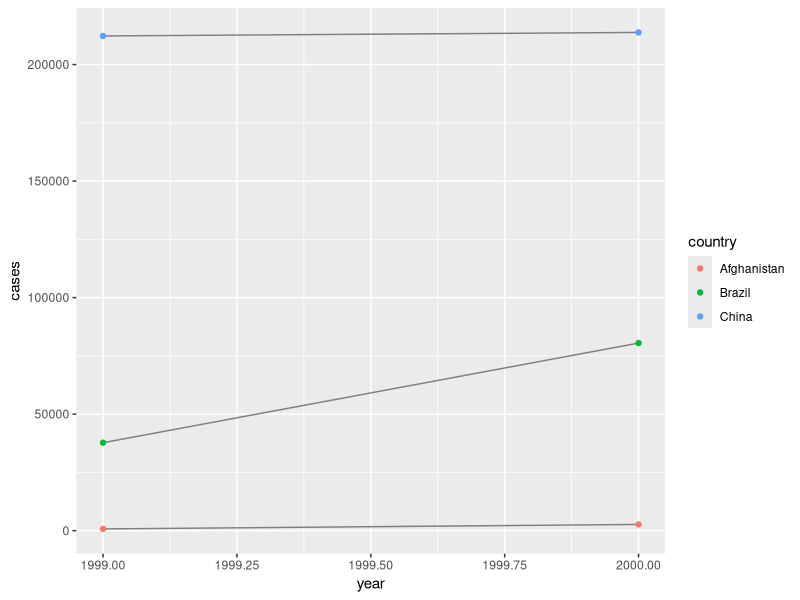
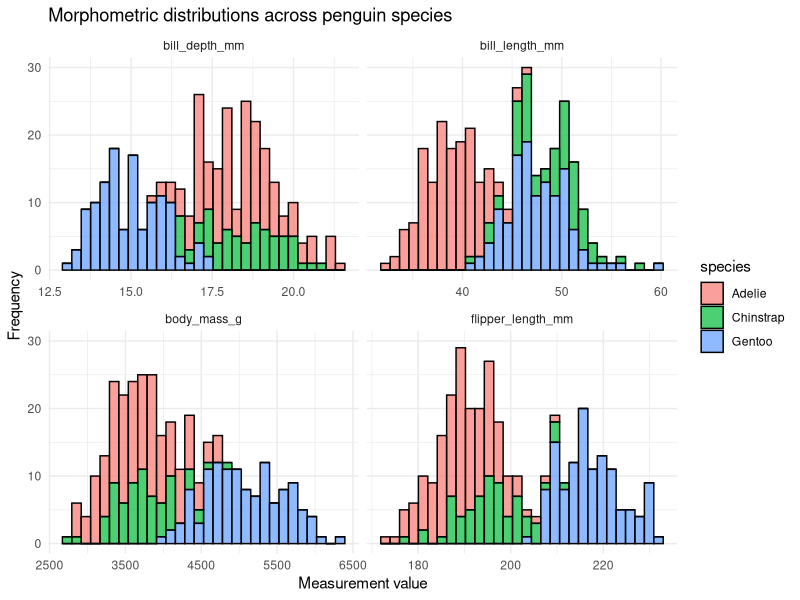

These charts were generated, in order, by the following R code:
## ---- chunk 1
# Set options, housekeeping
knitr::opts_chunk$set(
	echo = FALSE,
	include = TRUE,
	message = FALSE,
	warning = FALSE)
## ---- chunk 2
library(tidyverse) # The main package used for data cleaning
## ---- chunk 3
table1
#> # A tibble: 6 × 4
#>   country      year  cases population
#>   <chr>       <int>  <int>      <int>
#> 1 Afghanistan  1999    745   19987071
#> 2 Afghanistan  2000   2666   20595360
#> 3 Brazil       1999  37737  172006362
#> 4 Brazil       2000  80488  174504898
#> 5 China        1999 212258 1272915272
#> 6 China        2000 213766 1280428583
table2
#> # A tibble: 12 × 4
#>   country      year type           count
#>   <chr>       <int> <chr>          <int>
#> 1 Afghanistan  1999 cases            745
#> 2 Afghanistan  1999 population  19987071
#> 3 Afghanistan  2000 cases           2666
#> 4 Afghanistan  2000 population  20595360
#> 5 Brazil       1999 cases          37737
#> 6 Brazil       1999 population 172006362
#> # ... with 6 more rows
table3
#> # A tibble: 6 × 3
#>   country      year rate             
#> * <chr>       <int> <chr>            
#> 1 Afghanistan  1999 745/19987071     
#> 2 Afghanistan  2000 2666/20595360    
#> 3 Brazil       1999 37737/172006362  
#> 4 Brazil       2000 80488/174504898  
#> 5 China        1999 212258/1272915272
#> 6 China        2000 213766/1280428583
## ---- chunk 4
# Compute rate per 10,000
table1 %>% 
  mutate(rate = cases / population * 10000)
#> # A tibble: 6 × 5
#>   country      year  cases population  rate
#>   <chr>       <int>  <int>      <int> <dbl>
#> 1 Afghanistan  1999    745   19987071 0.373
#> 2 Afghanistan  2000   2666   20595360 1.29 
#> 3 Brazil       1999  37737  172006362 2.19 
#> 4 Brazil       2000  80488  174504898 5.61 
#> 5 China        1999 212258 1272915272 1.67 
#> 6 China        2000 213766 1280428583 1.67

# Compute cases per year
table1 %>% 
  count(year, wt = cases)
#> # A tibble: 2 × 2
#>    year      n
#>   <int>  <int>
#> 1  1999 250740
#> 2  2000 296920

# Visualize changes over time
ggplot(table1, aes(year, cases)) + 
  geom_line(aes(group = country), colour = "grey50") + 
  geom_point(aes(colour = country))
## ---- chunk 5
df <- tribble(
  ~id,  ~bp1, ~bp2,
   "A",  100,  120,
   "B",  140,  115,
   "C",  120,  125
) # Has columns for bp1 and bp2 and values in a 3x3 grid

df |> 
  pivot_longer(
    cols = bp1:bp2,
    names_to = "measurement",
    values_to = "value"
  ) # Combines bp1 and bp2 into one column and makes a new column just for the value. now a 6x3 grid.
## ---- chunk 6
df <- tribble(
  ~id, ~measurement, ~value,
  "A",        "bp1",    100,
  "B",        "bp1",    140,
  "B",        "bp2",    115, 
  "A",        "bp2",    120,
  "A",        "bp3",    105
) # Take the names from measurement and values from value columns

df |> 
  pivot_wider(
    names_from = measurement,
    values_from = value
  )
#> # A tibble: 2 × 4
#>   id      bp1   bp2   bp3
#>   <chr> <dbl> <dbl> <dbl>
#> 1 A       100   120   105
#> 2 B       140   115    NA
## ---- chunk 7
library(tidyverse)
library(palmerpenguins)

# Create a long version of the penguins dataset

penguins_long <- penguins |>
  pivot_longer(
    cols = c(bill_length_mm, bill_depth_mm, flipper_length_mm, body_mass_g),
    names_to = "measurement_type",
    values_to = "value"
  )
# View the result
head(penguins_long)

penguins_long |>
  drop_na(value) |>
  ggplot(aes(x = value, fill = species)) +
  geom_histogram(bins = 30, alpha = 0.7, colour = "black") +
  facet_wrap(~ measurement_type, scales = "free_x") +
  theme_minimal() +
  labs(
    title = "Morphometric distributions across penguin species",
    x = "Measurement value",
    y = "Frequency"
  )
## ---- chunk 8
mass_summary <- penguins |>
  drop_na(body_mass_g) |>
  group_by(species, island) |>
  summarise(mean_mass = mean(body_mass_g))

head(mass_summary)

# A different format better for publications
mass_matrix <- mass_summary |>
  pivot_wider(
    names_from = island,
    values_from = mean_mass
  )

head(mass_matrix)
## ---- chunk 9
table3 %>% 
  separate(rate, into = c("cases", "population")) # This puts the values from the last column into two new ones, cases and population.

table3 %>% 
  separate(rate, into = c("cases", "population"), sep = "/") # Separates the values at the / instead of the default location.

table3 %>% 
  separate(rate, into = c("cases", "population"), convert = TRUE) # Converts data type from initial, character, to a more applicable type, in this case integer.

table3 %>% 
  separate(year, into = c("century", "year"), sep = 2) # Splits the year function into two new values using the first two and last two values.
## ---- chunk 10
table5 %>% 
  unite(new, century, year, sep = "") # Combines century and year together, sep = "" gets rid of the gap between them.
## ---- chunk 11
library(tidyverse)

# A remarkably messy data frame of field sites
messy_sites <- tibble(
  site_id = c(" Nelly Bay", "nelly_bay", "NELLY BAY", " Geoffrey_Bay ", "geoffrey bay")
)

# Using stringr within mutate to standardize the text
clean_sites <- messy_sites |>
  mutate(
    # 1. Convert everything to lowercase
    site_clean = str_to_lower(site_id),
    # 2. Replace any spaces with underscores
    site_clean = str_replace_all(site_clean, pattern = " ", replacement = "_"),
    # 3. Trim any leading or trailing white space (invisible spaces at the ends)
    site_clean = str_trim(site_clean)
  )

print(clean_sites)
## ---- chunk 12
library(lubridate)

# Parsing different date formats
date_1 <- dmy("25/12/2026")
date_2 <- ymd("2026-12-25")

# Should make them recognize each other as the same date
date_1 == date_2
## ---- chunk 13
# A tibble of raw sensor data with a messy character timestamp
sensor_data <- tibble(
  raw_time = c("14-05-2026 08:30:00", "14-05-2026 08:45:00", "14-05-2026 09:00:00"),
  temperature = c(24.5, 24.6, 24.4)
)

# Converting character strings to true POSIXct datetime objects
sensor_clean <- sensor_data |>
  mutate(
    true_time = dmy_hms(raw_time)
  )

print(sensor_clean)
## ---- chunk 14
# Table 1: Biological observation data
observations <- tibble(
  site_code = c("NB", "GB", "MI", "NB"),
  species = c("Trout", "Snapper", "Trout", "Cod"),
  count = c(5, 2, 1, 3)
)

# Table 2: Spatial metadata
site_metadata <- tibble(
  site_code = c("NB", "GB", "MI", "RP"),
  zone = c("Marine National Park", "Conservation Park", "Habitat Protection", "General Use"),
  lat = c(-19.16, -19.15, -19.14, -19.12)
)
## ---- chunk 15
# Joining metadata to our observations
joined_data <- observations |>
  left_join(site_metadata, by = join_by(site_code))

print(joined_data)
## ---- chunk 16
matched_data <- observations |>
  inner_join(site_metadata, by = join_by(site_code))
glimpse(matched_data)
## ---- chunk 17
# Which observations are missing from our metadata dictionary?
missing_context <- observations |>
  anti_join(site_metadata, by = join_by(site_code)) 
#site_code, species and count are missing
## ---- chunk 18
# Raw data from an old temperature logger
logger_data <- tibble(
  depth_m = c(10, 20, 30, 40),
  temp_c = c(24.5, 24.1, -999, 23.5)) # -999 is a known sensor error code

# Convert the -999 error codes to true NA values
fixed_logger <- logger_data |>
  mutate(temp_c = na_if(temp_c, -999))

print(fixed_logger)
## ---- chunk 19
# Simulate some count data
shark_counts <- tibble(
  site = c("Reef_A", "Reef_B", "Reef_C"),
  shark_count = c(3, NA, 5)) # The NA here actually means 0 sharks were seen

# Replace NA with 0 
shark_fixed <- shark_counts |>
  mutate(shark_count = coalesce(shark_count, 0))

print(shark_fixed)
## ---- chunk 20
cpue_data <- tibble(
  site = c("Bay_1", "Bay_2"),
  catch = c(10, 0),
  effort_hours = c(2, 0))

# Calculating CPUE (catch / effort)
cpue_calc <- cpue_data |>
  mutate(
    cpue = catch / effort_hours)

print(cpue_calc) # Bay 2 has NaN
## ---- chunk 21
raw_catch <- tibble(
  site = c("Reef_1", "Reef_1", "Reef_2"),
  species = c("Pmaculatus", "Pleopardus", "Pmaculatus"),
  count = c(5, 2, 8))
# Force inclusion of hidden zero-catch data
full_catch_matrix <- raw_catch |>
  complete(site, species, fill = list(count = 0))

print(full_catch_matrix)
## ---- chunk 22
sensor_log <- tibble(
  day = 1:4,
  salinity = c(35.2, 35.1, NA, 35.3)
)

# Remove any row where salinity is missing
clean_log <- sensor_log |>
  drop_na(salinity)
## ---- chunk 23
# Make sure packages are loaded
library(tidyverse)
library(lubridate)
library(palmerpenguins)

# The messy metadata provided by your colleague
island_metadata <- tibble(
  island_name = c(" biscoe", "Dream ", "Torgersen"),
  station_install = c("15/01/2003", "22-03-2004", "05/11/2001"),
  latitude = c(-64.81, -64.73, -64.76)
)

print(island_metadata)
## ---- chunk 24
# Cleaning the data into readable format
library(tidyverse)
library(lubridate)
library(stringr)
clean_metadata <- island_metadata |>
  mutate(
    island = str_to_title(island_name),
    island = str_squish(island),
    date = dmy(station_install)
  )
print(clean_metadata)

# Create new penguins_spatial and join with existing penguins data set.
penguins_spatial <- penguins |>
  left_join(clean_metadata, by = join_by(island == island))
head(penguins_spatial)

# New table with maximum body mass
penguins_summary <- penguins_spatial |>
  drop_na(body_mass_g) |>
  group_by(species, island) |>
  summarise(max_mass = max(body_mass_g)) |>
  pivot_wider(names_from = island, values_from = max_mass)
print(penguins_summary)
